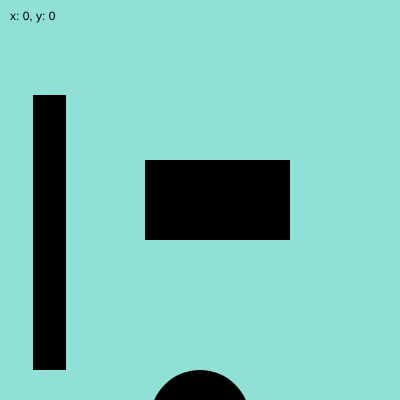
Frame 1 (no input)
Frame 60 (no input): identical to frame 1, image omitted
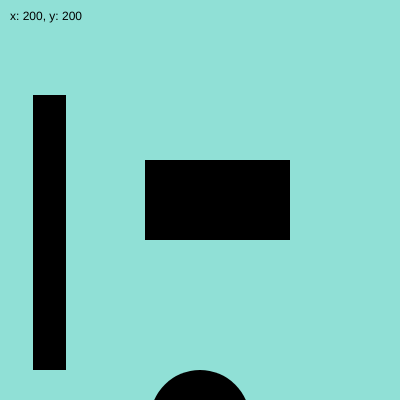
Frame 120 (the mouse pressed at the canvas centre since frame 60)

The p5.js sketch that drew these frames (run headless with seeded random() and noise() and a simulated clock; from frame 60 on, the mouse is pressed at the canvas centre):

// p5.js sketch
// ── sketch.js
var x= 200;
var y= 200;
var movex = 200;
var movey = 200;
var x2 = 145;
var y2 = 160;
var movement = 1;





function setup() {
    createCanvas(400,400);
}

function draw() {
    background (144,224,214);
    
circle (x,y,20);

        if (keyIsDown ('68')){
            x += 10;
        }
        else if (keyIsDown('65')){
            x -= 10;
        }
        else if (keyIsDown(87)){
            y -= 10;
        }
        else if (keyIsDown(83)){
            y += 10;
        }



        
    fill(0);
    noStroke();
    textSize(12);
    text("x: " + round(mouseX) + ", y: " + round(mouseY), 10, 20);

    
rect (33,95,33,275);
rect (x2,y2,145,80);
circle (200,420,100)

if (x > 180 && y > 380){
    background ('black')
    fill ('white');
    textSize (20);
    text("winner",200,200);
}



}

    
    
